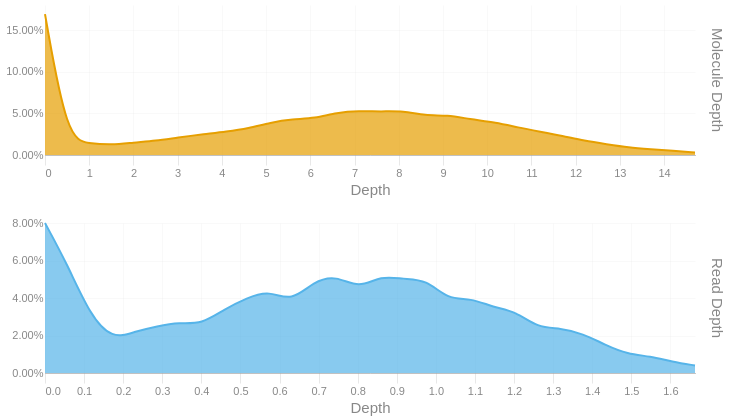

Notebook source saved alongside this figure:
### Code cell
readdep = depth_hist(tb['Read Depth'], q99, 3)
readdep = readdep.with_columns(pl.lit('Read Depth').alias('Metric'))
if not SKIPLR:
    moldep = depth_hist(tb['Molecule Depth'], mol_q99, 1)
    moldep = moldep.with_columns(pl.lit('Molecule Depth').alias('Metric'))
    _hist = pl.concat([readdep, moldep])
    _hist = _hist.filter(pl.col('Proportion') != 0)
    with SafeRender(_hist):
        (
            alt.Chart(_hist)        
            .mark_area(interpolate = "basis")
            .encode(
                x=alt.X('Bin:Q').scale(domainMin=0).axis(alt.Axis(title='Depth')),
                y = alt.Y('Proportion:Q', title = None).axis(format = '.2%'),
                color = alt.Color('Metric:N').legend(None),
                row = alt.Row("Metric:N").header(title = None, labelOrient = 'right'),
                tooltip = [
                    alt.Tooltip("Metric:N", title = "Metric"),
                    alt.Tooltip('Interval:N', title = "Depth Interval"),
                    alt.Tooltip('Proportion:Q', title = "% Alignments").format('.2%')
                ]
            )
            .resolve_scale(x='independent', y='independent')
            .properties(
                height = 150, width = 650,
                usermeta={'embedOptions': {'downloadFileName': f'{samplename}.depth.hist'}}
            )
        ).display()
else:
    readdep = readdep.filter(pl.col('Proportion') != 0)
    with SafeRender(readdep):
        (
            alt.Chart(readdep)        
            .mark_area(interpolate = "basis")
            .encode(
                x=alt.X('Bin:Q').scale(domainMin=0).axis(alt.Axis(title='Depth')),
                y = alt.Y('Proportion:Q', title = None).axis(format = '.2%'),
                tooltip = [
                    alt.Tooltip('Interval:N', title = "Depth Interval"),
                    alt.Tooltip('Proportion:Q', title = "% Alignments").format('.2%')
                ]
            )
            .properties(
                usermeta={'embedOptions': {'downloadFileName': f'{samplename}.depth.hist'}}
            )
        ).display()

### Figure 1 — Vega-Lite specification as saved in the notebook (floating-point values rounded to 4 significant figures)
{"width": 650, "height": 150, "config": {"title": {"anchor": "start", "dy": -15, "fontSize": 18, "color": "#888888", "subtitleColor": "#888888", "subtitleFontSize": 14}, "arc": {"fill": "#0072B2"}, "axis": {"domainColor": "#888888", "domainWidth": 0.5, "gridWidth": 0.2, "grid": false, "titleFontWeight": 400, "titleFontSize": 15, "labelFontSize": 11, "labelColor": "#888888", "tickColor": "#888888", "tickWidth": 0.2, "titleColor": "#888888"}, "axisBand": {"grid": false}, "axisX": {"grid": true, "tickSize": 10, "domainCap": "round"}, "axisY": {"domain": false, "grid": true, "tickSize": 0, "domainCap": "round"}, "background": "transparent", "header": {"labelFontSize": 15, "labelColor": "#888888", "titleFontSize": 15, "titleFontWeight": 600, "titleColor": "#888888"}, "legend": {"labelFont": "sans-serif", "labelFontSize": 12, "labelColor": "#888888", "symbolSize": 100, "symbolType": "circle", "titleFontSize": 12, "titlePadding": 10, "titleColor": "#888888", "title": null}, "range": {"category": ["#E69F00", "#56B4E9", "#009E73", "#F0E442", "#0072B2", "#D55E00", "#CC79A7", "#000000"], "diverging": ["#cfe8f3", "#a2d4ec", "#73bfe2", "#46abdb", "#1696d2", "#12719e"]}, "area": {"fill": "#0072B2", "fillOpacity": 0.7, "line": true, "strokeOpacity": 0.7}, "line": {"color": "#0072B2", "stroke": "#0072B2", "strokeWidth": 2}, "trail": {"color": "#0072B2", "stroke": "#0072B2", "strokeWidth": 0, "size": 1}, "point": {"filled": true, "fillOpacity": 1.0, "size": 95}, "text": {"color": "#888888", "fontSize": 11, "align": "right", "fontWeight": 400, "size": 11}, "bar": {"fill": "#0072B2", "stroke": null}, "view": {"stroke": null, "continuousWidth": 660, "continuousHeight": 400}}, "data": {"name": "data-9a9f35e42c9f3fb2ac41c10bee05936c"}, "mark": {"type": "area", "interpolate": "basis"}, "encoding": {"color": {"field": "Metric", "legend": null, "type": "nominal"}, "row": {"field": "Metric", "header": {"title": null, "labelOrient": "right"}, "type": "nominal"}, "tooltip": [{"field": "Metric", "title": "Metric", "type": "nominal"}, {"field": "Interval", "title": "Depth Interval", "type": "nominal"}, {"field": "Proportion", "format": ".2%", "title": "% Alignments", "type": "quantitative"}], "x": {"axis": {"title": "Depth"}, "field": "Bin", "scale": {"domainMin": 0}, "type": "quantitative"}, "y": {"axis": {"format": ".2%"}, "field": "Proportion", "title": null, "type": "quantitative"}}, "resolve": {"scale": {"x": "independent", "y": "independent"}}, "usermeta": {"embedOptions": {"downloadFileName": "TF26LRJL0077_50B_H_10484332_23Y22YLT4_L7.depth.hist"}}, "$schema": "https://vega.github.io/schema/vega-lite/v6.4.1.json", "datasets": {"data-9a9f35e42c9f3fb2ac41c10bee05936c": [{"Bin": 0.0, "Interval": "0.0-0.057", "Proportion": 0.08, "Metric": "Read Depth"}, {"Bin": 0.057, "Interval": "0.057-0.115", "Proportion": 0.058, "Metric": "Read Depth"}, {"Bin": 0.115, "Interval": "0.115-0.172", "Proportion": 0.031, "Metric": "Read Depth"}, {"Bin": 0.172, "Interval": "0.172-0.229", "Proportion": 0.018, "Metric": "Read Depth"}, {"Bin": 0.229, "Interval": "0.229-0.287", "Proportion": 0.022, "Metric": "Read Depth"}, {"Bin": 0.287, "Interval": "0.287-0.344", "Proportion": 0.025, "Metric": "Read Depth"}, {"Bin": 0.344, "Interval": "0.344-0.401", "Proportion": 0.027, "Metric": "Read Depth"}, {"Bin": 0.401, "Interval": "0.401-0.459", "Proportion": 0.026, "Metric": "Read Depth"}, {"Bin": 0.459, "Interval": "0.459-0.516", "Proportion": 0.034, "Metric": "Read Depth"}, {"Bin": 0.516, "Interval": "0.516-0.573", "Proportion": 0.04, "Metric": "Read Depth"}, {"Bin": 0.573, "Interval": "0.573-0.631", "Proportion": 0.044, "Metric": "Read Depth"}, {"Bin": 0.631, "Interval": "0.631-0.688", "Proportion": 0.038, "Metric": "Read Depth"}, {"Bin": 0.688, "Interval": "0.688-0.745", "Proportion": 0.049, "Metric": "Read Depth"}, {"Bin": 0.745, "Interval": "0.745-0.803", "Proportion": 0.052, "Metric": "Read Depth"}, {"Bin": 0.803, "Interval": "0.803-0.86", "Proportion": 0.045, "Metric": "Read Depth"}, {"Bin": 0.86, "Interval": "0.86-0.917", "Proportion": 0.052, "Metric": "Read Depth"}, {"Bin": 0.917, "Interval": "0.917-0.975", "Proportion": 0.05, "Metric": "Read Depth"}, {"Bin": 0.975, "Interval": "0.975-1.032", "Proportion": 0.05, "Metric": "Read Depth"}, {"Bin": 1.032, "Interval": "1.032-1.089", "Proportion": 0.039, "Metric": "Read Depth"}, {"Bin": 1.089, "Interval": "1.089-1.147", "Proportion": 0.04, "Metric": "Read Depth"}, {"Bin": 1.147, "Interval": "1.147-1.204", "Proportion": 0.035, "Metric": "Read Depth"}, {"Bin": 1.204, "Interval": "1.204-1.261", "Proportion": 0.033, "Metric": "Read Depth"}, {"Bin": 1.261, "Interval": "1.261-1.319", "Proportion": 0.024, "Metric": "Read Depth"}, {"Bin": 1.319, "Interval": "1.319-1.376", "Proportion": 0.024, "Metric": "Read Depth"}, {"Bin": 1.376, "Interval": "1.376-1.433", "Proportion": 0.021, "Metric": "Read Depth"}, {"Bin": 1.433, "Interval": "1.433-1.491", "Proportion": 0.015, "Metric": "Read Depth"}, {"Bin": 1.491, "Interval": "1.491-1.548", "Proportion": 0.01, "Metric": "Read Depth"}, {"Bin": 1.548, "Interval": "1.548-1.605", "Proportion": 0.009, "Metric": "Read Depth"}, {"Bin": 1.605, "Interval": "1.605-1.663", "Proportion": 0.006, "Metric": "Read Depth"}, {"Bin": 1.663, "Interval": "1.663-1.72", "Proportion": 0.004, "Metric": "Read Depth"}, {"Bin": 0.0, "Interval": "0.0-0.5", "Proportion": 0.169, "Metric": "Molecule Depth"}, {"Bin": 0.5, "Interval": "0.5-1.0", "Proportion": 0.019, "Metric": "Molecule Depth"}, {"Bin": 1.0, "Interval": "1.0-1.5", "Proportion": 0.014, "Metric": "Molecule Depth"}, {"Bin": 1.5, "Interval": "1.5-2.0", "Proportion": 0.012, "Metric": "Molecule Depth"}, {"Bin": 2.0, "Interval": "2.0-2.5", "Proportion": 0.015, "Metric": "Molecule Depth"}, {"Bin": 2.5, "Interval": "2.5-3.0", "Proportion": 0.017, "Metric": "Molecule Depth"}, {"Bin": 3.0, "Interval": "3.0-3.6", "Proportion": 0.021, "Metric": "Molecule Depth"}, {"Bin": 3.6, "Interval": "3.6-4.1", "Proportion": 0.025, "Metric": "Molecule Depth"}, {"Bin": 4.1, "Interval": "4.1-4.6", "Proportion": 0.028, "Metric": "Molecule Depth"}, {"Bin": 4.6, "Interval": "4.6-5.1", "Proportion": 0.032, "Metric": "Molecule Depth"}, {"Bin": 5.1, "Interval": "5.1-5.6", "Proportion": 0.039, "Metric": "Molecule Depth"}, {"Bin": 5.6, "Interval": "5.6-6.1", "Proportion": 0.043, "Metric": "Molecule Depth"}, {"Bin": 6.1, "Interval": "6.1-6.6", "Proportion": 0.044, "Metric": "Molecule Depth"}, {"Bin": 6.6, "Interval": "6.6-7.1", "Proportion": 0.051, "Metric": "Molecule Depth"}, {"Bin": 7.1, "Interval": "7.1-7.6", "Proportion": 0.053, "Metric": "Molecule Depth"}, {"Bin": 7.6, "Interval": "7.6-8.1", "Proportion": 0.052, "Metric": "Molecule Depth"}, {"Bin": 8.1, "Interval": "8.1-8.6", "Proportion": 0.053, "Metric": "Molecule Depth"}, {"Bin": 8.6, "Interval": "8.6-9.1", "Proportion": 0.047, "Metric": "Molecule Depth"}, {"Bin": 9.1, "Interval": "9.1-9.6", "Proportion": 0.048, "Metric": "Molecule Depth"}, {"Bin": 9.6, "Interval": "9.6-10.2", "Proportion": 0.043, "Metric": "Molecule Depth"}, {"Bin": 10.2, "Interval": "10.2-10.7", "Proportion": 0.039, "Metric": "Molecule Depth"}, {"Bin": 10.7, "Interval": "10.7-11.2", "Proportion": 0.033, "Metric": "Molecule Depth"}, {"Bin": 11.2, "Interval": "11.2-11.7", "Proportion": 0.028, "Metric": "Molecule Depth"}, {"Bin": 11.7, "Interval": "11.7-12.2", "Proportion": 0.023, "Metric": "Molecule Depth"}, {"Bin": 12.2, "Interval": "12.2-12.7", "Proportion": 0.017, "Metric": "Molecule Depth"}, {"Bin": 12.7, "Interval": "12.7-13.2", "Proportion": 0.013, "Metric": "Molecule Depth"}, {"Bin": 13.2, "Interval": "13.2-13.7", "Proportion": 0.009, "Metric": "Molecule Depth"}, {"Bin": 13.7, "Interval": "13.7-14.2", "Proportion": 0.007, "Metric": "Molecule Depth"}, {"Bin": 14.2, "Interval": "14.2-14.7", "Proportion": 0.005, "Metric": "Molecule Depth"}, {"Bin": 14.7, "Interval": "14.7-15.23", "Proportion": 0.003, "Metric": "Molecule Depth"}]}}
